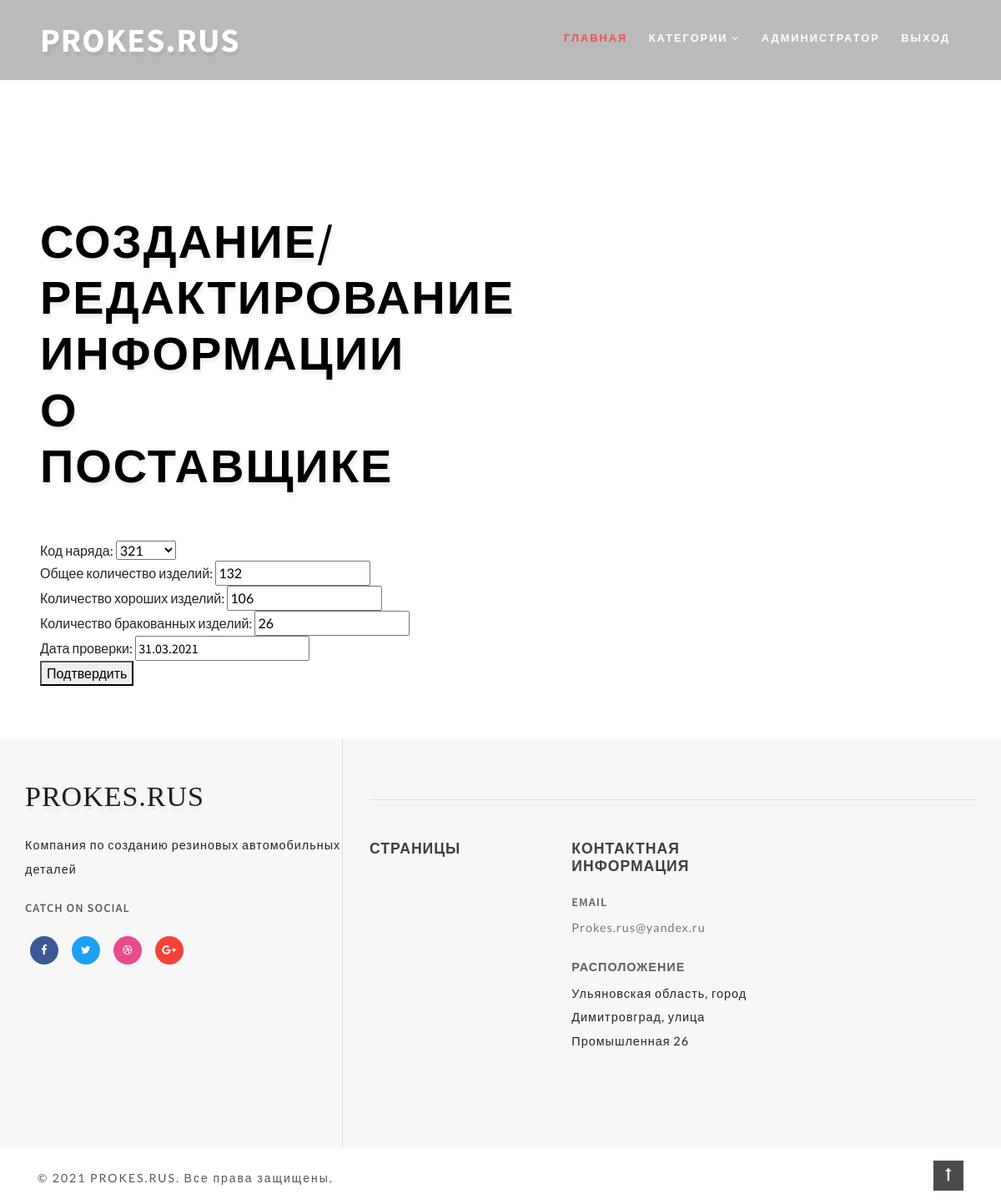
Before: /otk_list/1/update/ (signed in) with the older database file.
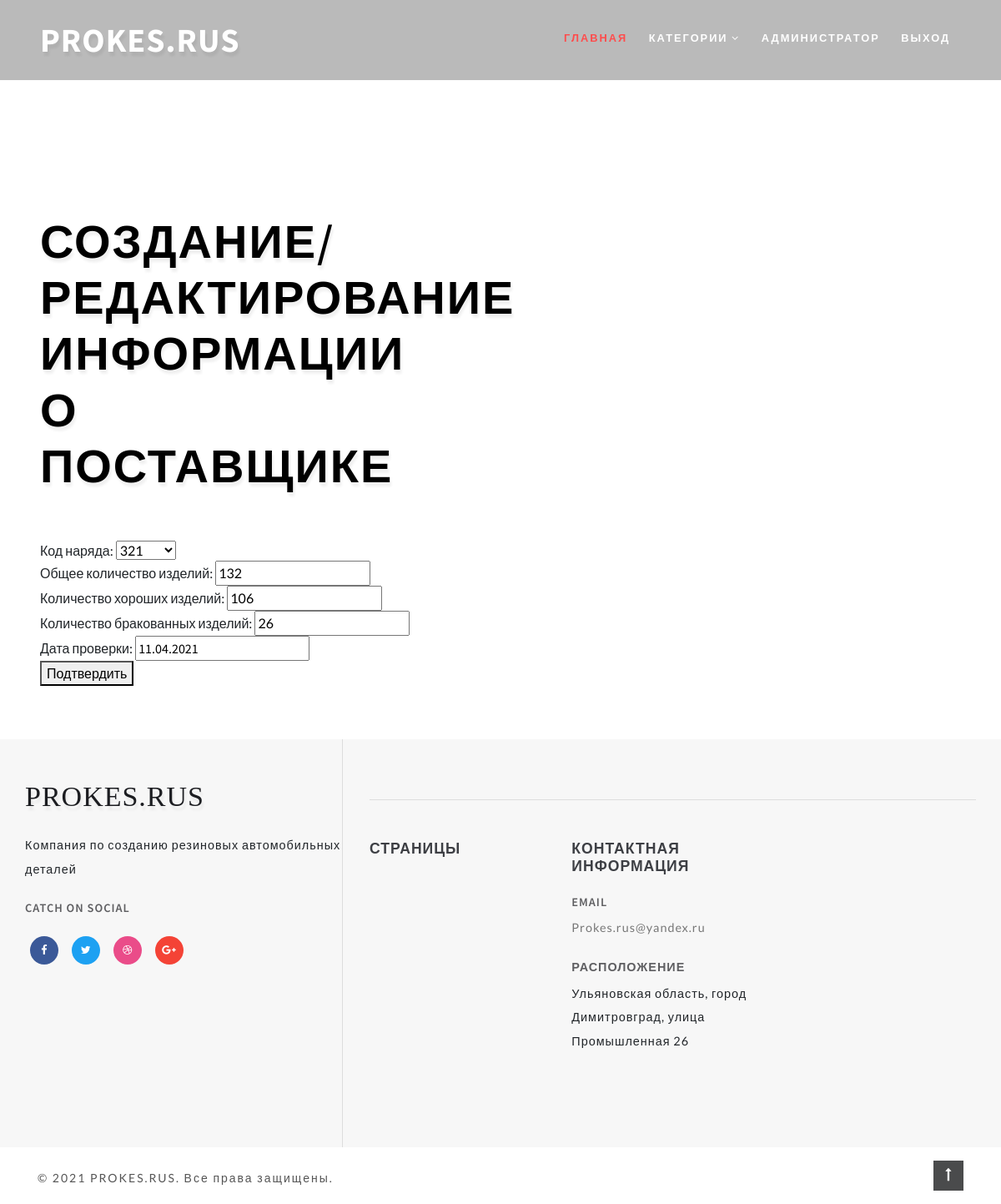
After: the same page with the newer database file.
### prokes/models.py (models this page shows, shortened)
class OTK(models.Model):
    nariad_code = models.ForeignKey(Nariad, verbose_name='Код наряда', on_delete=models.PROTECT)
    goods_value = models.IntegerField('Количество хороших изделий')
    remote_value = models.IntegerField('Количество бракованных изделий')
    date = models.DateField('Дата проверки')
    class Meta:
        verbose_name = "ОТК"
        verbose_name_plural = 'ОТК'

### prokes/views.py (the view, shortened to what this page needs)
# urls.py: path("otk_list/<int:pk>/update/", views.OTKUpdateView, name="otk_update"),
def OTKUpdateView(request, pk):
    otk = OTK.objects.get(id=pk)
    nariad = Nariad.objects.get(code=otk.nariad_code.code)
    form = OTKNewForm(instance=otk)
    form_nariad = NariadNewForm(instance=nariad)
    nariad_list = Nariad.objects.all()
    error = ""
    return render(request, "otk/otk_form/otk_update.html", {"form": form, "error": error, "form_nariad": form_nariad,
                                                            "nariad_list": nariad_list})

### prokes/forms.py
class OTKNewForm(forms.ModelForm):
    class Meta:
        model = OTK
        fields = '__all__'

class NariadNewForm(forms.ModelForm):
    class Meta:
        model = Nariad
        fields = '__all__'

### prokes/models.py (called while the page is built)
    def __str__(self):
        return str(self.code)

### templates/otk/otk_form/otk_update.html (shortened to what this page needs)
{% extends "otk/base.html" %}
{% block header_title %}
    Создание/редактирование информации о поставщике
{% endblock header_title %}
{% block otk %}
    <form method="post" enctype="multipart/form-data" name="create">
        Код наряда: {{ form.nariad_code }}<br>
        Общее количество изделий: {{ form_nariad.value }}<br>
        Количество хороших изделий: {{ form.goods_value }}<br>
        Количество бракованных изделий: {{ form.remote_value }}<br>
        Дата проверки: {{ form.date }}<br>
        <button type="submit">Подтвердить</button>
    </form>
{% endblock otk %}

Changed rows visible on the page:
changed OTK: date "31.03.2021" → "11.04.2021"
